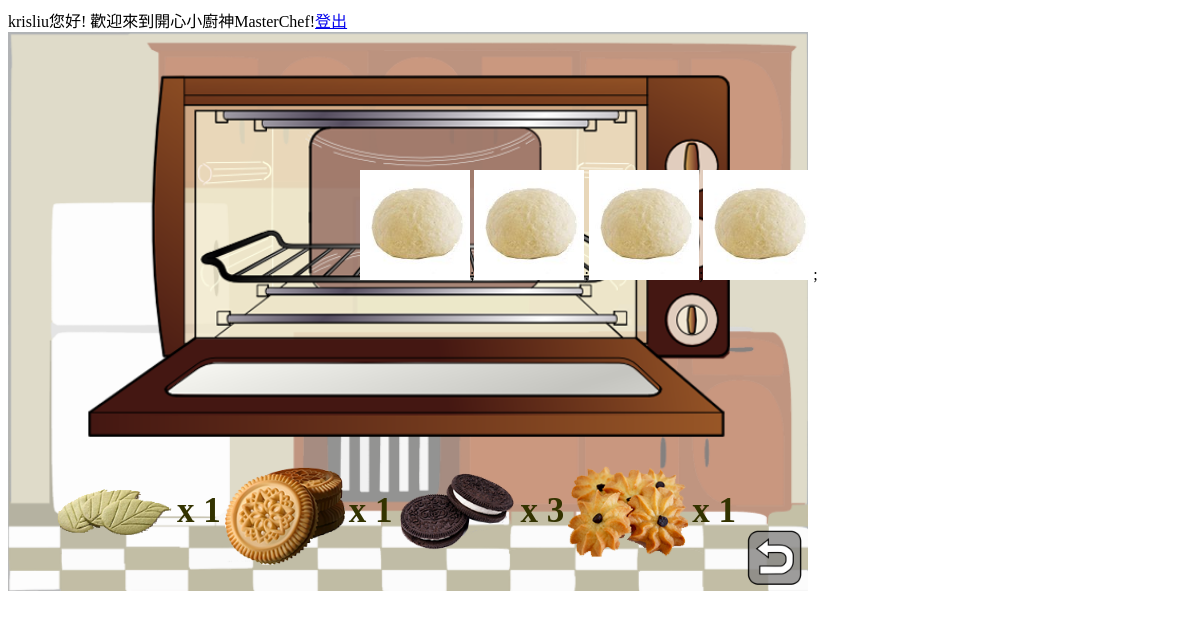
The page /masterchef/cookieoven.php (signed in) on the database its author committed.
### tables this page shows
CREATE TABLE IF NOT EXISTS `cookieoven` (
  `uid` int(11) NOT NULL,
  `user` varchar(11) NOT NULL,
  `name` varchar(20) NOT NULL,
  `amount` int(11) NOT NULL,
  `exp` int(11) NOT NULL,
  `time` int(11) NOT NULL,
  `cash` int(11) NOT NULL,
  `sold` int(11) NOT NULL,
  `status` int(11) NOT NULL
);

### masterchef/cookieoven.php (the view, shortened to what this page needs)
<?php
require("config.php");
?>
<head>
</head>
<html>
<body>
    <div class="container">
		<div>
            <div id="droppable" class="ui-widget-header">
				<img src ="pics\ovenhome.png" style="z-index:1" width="800px" id="cookie">
			</div>
		</div>
	</div>
<div class="uncook">
<?php
$sql2 = "select * from cookieoven";
$results2=mysqli_query($conn,$sql2);
while ($rs2=mysqli_fetch_array($results2)) {
if($rs2['status']==1)
    echo"<img src=\"pics\\uncook.png\" width=\"110px\">;";
}
?>
</div>
<div class="equipment">
<table>
<?php
$sql = "select * from cookieoven where amount>0;";
$results=mysqli_query($conn,$sql);
echo "<tr>";
while ($rs=mysqli_fetch_array($results)) {
	$src = $rs['name'];
	if($rs['status']==1)
	echo "<td><a class=\"js-open-modal btn\" href=\"#\" data-modal-id=\"notbuy{$rs['uid']}\">
	<img src=\"pics\\{$src}.png\" width=\"120px\"></a></td>";
	echo "<td>x " , $rs['amount'] ,"</td>" ;
}
echo"</tr>";
?>
</table>
</div>
<div class="Back" style="z-index:15">
<a href="home.php"><img src="pics/unnamed.png" id="back" width="60px" height="auto" ></a>
</div>
</body>
</html>

### masterchef/cookieoven.php (style rules this page uses)
.equipment { position: absolute; left:170px; top:520px; }
tr td { font-size: 35px; color: #333300; font-family: cursive; font-weight: bold; text-shadow: 0px 0px 7px #fff, 0px 0px 5px #fff, 0px 0px 5px #fff, 0px 0px 5px #fff, 0px 0px 5px #fff, 0px 0px 5px #fff, 0px 0px 5px #fff, 0px 0px 5px #fff, 0px 0px 5px #fff, 0px 0px 5px #fff, 0px 0px 5px #fff, }
.equipment { left: 50px; top: 448px; }
.Back { width: 150px; height: 100px; position: absolute; left: 745px; top: 528px; }
.uncook { position: absolute; left: 360px; top: 170px; }

### rows shown on the page
cookieoven: status 1 (drawn), name (picture), amount "1"
cookieoven: status 1 (drawn), name (picture), amount "1"
cookieoven: status 1 (drawn), name (picture), amount "3"
cookieoven: status 1 (drawn), name (picture), amount "1"
